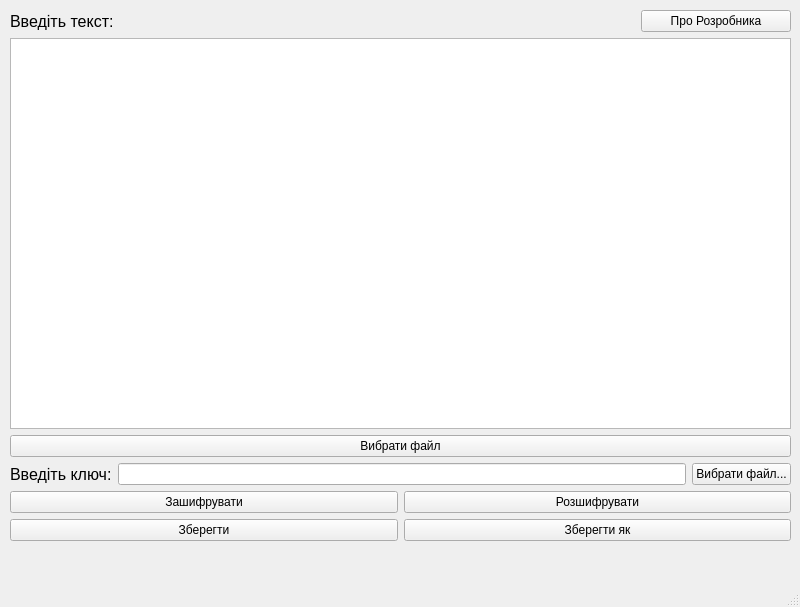
<?xml version="1.0" encoding="UTF-8"?>
<ui version="4.0">
 <class>MainWindow</class>
 <widget class="QMainWindow" name="MainWindow">
  <property name="geometry">
   <rect>
    <x>0</x>
    <y>0</y>
    <width>800</width>
    <height>607</height>
   </rect>
  </property>
  <property name="minimumSize">
   <size>
    <width>800</width>
    <height>607</height>
   </size>
  </property>
  <property name="maximumSize">
   <size>
    <width>800</width>
    <height>607</height>
   </size>
  </property>
  <property name="windowTitle">
   <string>MainWindow</string>
  </property>
  <widget class="QWidget" name="centralwidget">
   <widget class="QWidget" name="verticalLayoutWidget">
    <property name="geometry">
     <rect>
      <x>0</x>
      <y>0</y>
      <width>801</width>
      <height>551</height>
     </rect>
    </property>
    <layout class="QVBoxLayout" name="verticalLayout">
     <property name="sizeConstraint">
      <enum>QLayout::SetDefaultConstraint</enum>
     </property>
     <property name="leftMargin">
      <number>10</number>
     </property>
     <property name="topMargin">
      <number>10</number>
     </property>
     <property name="rightMargin">
      <number>10</number>
     </property>
     <property name="bottomMargin">
      <number>10</number>
     </property>
     <item>
      <layout class="QHBoxLayout" name="horizontalLayout_4">
       <item>
        <widget class="QLabel" name="label">
         <property name="enabled">
          <bool>true</bool>
         </property>
         <property name="font">
          <font>
           <pointsize>12</pointsize>
          </font>
         </property>
         <property name="text">
          <string>Введіть текст:</string>
         </property>
        </widget>
       </item>
       <item>
        <widget class="QPushButton" name="developer_info_button">
         <property name="maximumSize">
          <size>
           <width>150</width>
           <height>16777215</height>
          </size>
         </property>
         <property name="text">
          <string>Про Розробника</string>
         </property>
        </widget>
       </item>
      </layout>
     </item>
     <item>
      <widget class="QTextEdit" name="textEdit">
       <property name="font">
        <font>
         <pointsize>10</pointsize>
        </font>
       </property>
      </widget>
     </item>
     <item>
      <widget class="QPushButton" name="choose_file_button">
       <property name="text">
        <string>Вибрати файл</string>
       </property>
       <property name="autoDefault">
        <bool>false</bool>
       </property>
       <property name="default">
        <bool>false</bool>
       </property>
       <property name="flat">
        <bool>false</bool>
       </property>
      </widget>
     </item>
     <item>
      <layout class="QHBoxLayout" name="horizontalLayout_3">
       <item>
        <widget class="QLabel" name="label_2">
         <property name="font">
          <font>
           <pointsize>12</pointsize>
          </font>
         </property>
         <property name="text">
          <string>Введіть ключ:</string>
         </property>
        </widget>
       </item>
       <item>
        <widget class="QLineEdit" name="key"/>
       </item>
       <item>
        <widget class="QPushButton" name="choose_key_button">
         <property name="text">
          <string>Вибрати файл...</string>
         </property>
        </widget>
       </item>
      </layout>
     </item>
     <item>
      <layout class="QHBoxLayout" name="horizontalLayout">
       <item>
        <widget class="QPushButton" name="encrypt_button">
         <property name="text">
          <string>Зашифрувати</string>
         </property>
        </widget>
       </item>
       <item>
        <widget class="QPushButton" name="decrypt_button">
         <property name="text">
          <string>Розшифрувати</string>
         </property>
        </widget>
       </item>
      </layout>
     </item>
     <item>
      <layout class="QHBoxLayout" name="horizontalLayout_2">
       <item>
        <widget class="QPushButton" name="save_button">
         <property name="text">
          <string>Зберегти</string>
         </property>
        </widget>
       </item>
       <item>
        <widget class="QPushButton" name="save_as_button">
         <property name="text">
          <string>Зберегти як</string>
         </property>
        </widget>
       </item>
      </layout>
     </item>
    </layout>
   </widget>
  </widget>
  <widget class="QMenuBar" name="menubar">
   <property name="geometry">
    <rect>
     <x>0</x>
     <y>0</y>
     <width>800</width>
     <height>26</height>
    </rect>
   </property>
  </widget>
  <widget class="QStatusBar" name="statusbar"/>
 </widget>
 <resources/>
 <connections/>
</ui>
